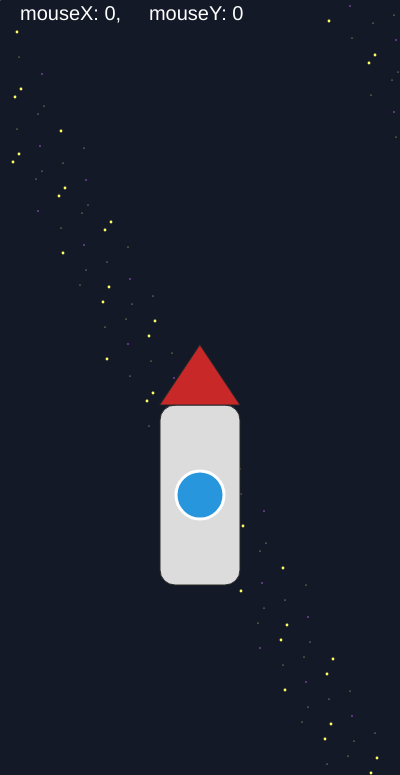
Frame 1 (no input)
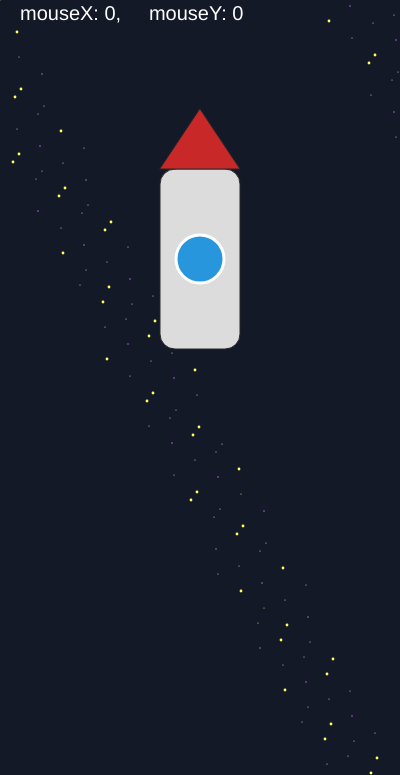
Frame 60 (no input)
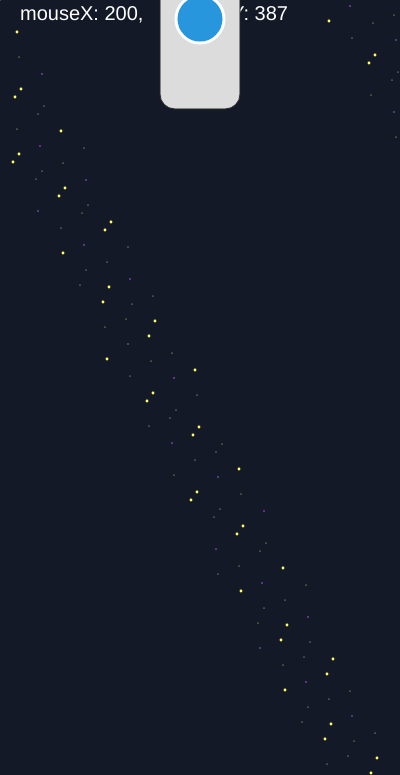
Frame 120 (the mouse pressed at the canvas centre since frame 60)

The p5.js sketch that drew these frames (run headless with seeded random() and noise() and a simulated clock; from frame 60 on, the mouse is pressed at the canvas centre):

// p5.js sketch
// ── sketch.js
let xMax= 400;
let yMax= 775;

let xRocket = xMax/2
let yRocket = yMax*0.6;


function setup () {
  createCanvas (xMax, yMax);
}

function draw() {
  background(20,25,40);
//mostrare un testo bianco che 
//dice le coordinate del mouse
//sul foglio da disegno
  fill(255); //bianco
  textSize (20); 
  //stringa x,y
  text("mouseX: " + mouseX + ", \
    mouseY: " + mouseY ,20,20);



//finire contesto
pop();

//disegnare stelle
//120
//3 tipi di stelle: a, b, c
//fino a che abbiamo 120 stelle
//stelle ellissi

push();
  //3 cicli
noStroke();  


// ciclo 2 specifica stella b
  for(let i=0; i < 120; i++){
    let starX = (i*37) % width +(i%3)*5;
    let starY = ((i*73) % height) + (i%7);
    //operatore modulo %
    if( i%2 == 0 ){
      //stella tipo a
      fill (255,255,150)
      ellipse (starX,starY, 1);
    }else if( i%3 == 1 ){
      //stella b
      fill(200,100,255)
      ellipse (starX,starY,1.5)
    }else{
      //stella c
      fill(255,255,100)
      ellipse (starX,starY,2.8)
    }
  }

 //aprire contesto di disegno
push();
fill (220);
stroke (40);
rectMode (CENTER);
rect (xRocket, yRocket+30, 80, 180, 15);

// cerchio
push();
fill (40,150, 220);
stroke (255);
strokeWeight (3);
ellipse (xRocket,yRocket+30,48,48);
pop();

//triangolo
fill (200, 40, 40);
triangle (xRocket-40,yRocket-60, 
          xRocket+40,yRocket-60, 
          xRocket,yRocket-120); 


pop();

yRocket = (yRocket-4) % (yMax);
if (yRocket < -120) {
  yRocket= yMax*0.9;
}

}
